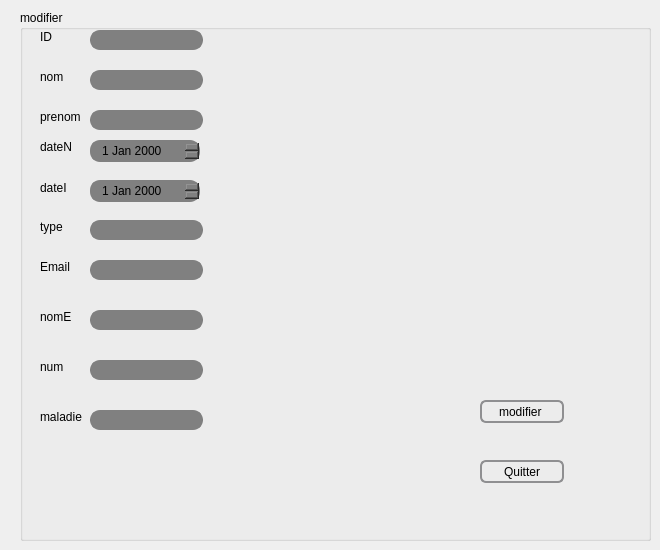
        <widget class="QWidget" name="tab_4">
         <attribute name="title">
          <string>modifier </string>
         </attribute>
         <widget class="QGroupBox" name="groupBox_2">
          <property name="geometry">
           <rect>
            <x>20</x>
            <y>10</y>
            <width>631</width>
            <height>531</height>
           </rect>
          </property>
          <property name="title">
           <string>modifier</string>
          </property>
          <widget class="QLabel" name="label_11">
           <property name="geometry">
            <rect>
             <x>20</x>
             <y>60</y>
             <width>47</width>
             <height>14</height>
            </rect>
           </property>
           <property name="styleSheet">
            <string notr="true">font: 25 8pt &quot;Footlight MT Light&quot;;</string>
           </property>
           <property name="text">
            <string>nom</string>
           </property>
          </widget>
          <widget class="QLabel" name="label_12">
           <property name="geometry">
            <rect>
             <x>20</x>
             <y>100</y>
             <width>47</width>
             <height>14</height>
            </rect>
           </property>
           <property name="styleSheet">
            <string notr="true">font: 25 8pt &quot;Footlight MT Light&quot;;</string>
           </property>
           <property name="text">
            <string>prenom</string>
           </property>
          </widget>
          <widget class="QLabel" name="label_13">
           <property name="geometry">
            <rect>
             <x>20</x>
             <y>130</y>
             <width>47</width>
             <height>14</height>
            </rect>
           </property>
           <property name="styleSheet">
            <string notr="true">font: 25 8pt &quot;Footlight MT Light&quot;;</string>
           </property>
           <property name="text">
            <string>dateN</string>
           </property>
          </widget>
          <widget class="QLabel" name="label_14">
           <property name="geometry">
            <rect>
             <x>20</x>
             <y>170</y>
             <width>41</width>
             <height>16</height>
            </rect>
           </property>
           <property name="styleSheet">
            <string notr="true">font: 25 8pt &quot;Footlight MT Light&quot;;</string>
           </property>
           <property name="text">
            <string>dateI</string>
           </property>
          </widget>
          <widget class="QLabel" name="label_15">
           <property name="geometry">
            <rect>
             <x>20</x>
             <y>210</y>
             <width>47</width>
             <height>14</height>
            </rect>
           </property>
           <property name="styleSheet">
            <string notr="true">font: 25 8pt &quot;Footlight MT Light&quot;;</string>
           </property>
           <property name="text">
            <string>type</string>
           </property>
          </widget>
          <widget class="QLabel" name="label_16">
           <property name="geometry">
            <rect>
             <x>20</x>
             <y>250</y>
             <width>47</width>
             <height>14</height>
            </rect>
           </property>
           <property name="styleSheet">
            <string notr="true">font: 25 8pt &quot;Footlight MT Light&quot;;</string>
           </property>
           <property name="text">
            <string>Email</string>
           </property>
          </widget>
          <widget class="QLabel" name="label_17">
           <property name="geometry">
            <rect>
             <x>20</x>
             <y>300</y>
             <width>47</width>
             <height>14</height>
            </rect>
           </property>
           <property name="styleSheet">
            <string notr="true">font: 25 8pt &quot;Footlight MT Light&quot;;</string>
           </property>
           <property name="text">
            <string>nomE</string>
           </property>
          </widget>
          <widget class="QLabel" name="label_18">
           <property name="geometry">
            <rect>
             <x>20</x>
             <y>350</y>
             <width>47</width>
             <height>14</height>
            </rect>
           </property>
           <property name="styleSheet">
            <string notr="true">font: 25 8pt &quot;Footlight MT Light&quot;;</string>
           </property>
           <property name="text">
            <string>num</string>
           </property>
          </widget>
          <widget class="QLabel" name="label_19">
           <property name="geometry">
            <rect>
             <x>20</x>
             <y>400</y>
             <width>47</width>
             <height>14</height>
            </rect>
           </property>
           <property name="styleSheet">
            <string notr="true">font: 25 8pt &quot;Footlight MT Light&quot;;</string>
           </property>
           <property name="text">
            <string>maladie</string>
           </property>
          </widget>
          <widget class="QLineEdit" name="NOM">
           <property name="geometry">
            <rect>
             <x>70</x>
             <y>60</y>
             <width>113</width>
             <height>20</height>
            </rect>
           </property>
           <property name="styleSheet">
            <string notr="true">QLineEdit {
    border: 2px solid gray;
    border-radius: 10px;
    padding: 0 8px;
    background: grey;
    selection-background-color: darkgray;
}
</string>
           </property>
          </widget>
          <widget class="QLineEdit" name="PRENOM">
           <property name="geometry">
            <rect>
             <x>70</x>
             <y>100</y>
             <width>113</width>
             <height>20</height>
            </rect>
           </property>
           <property name="styleSheet">
            <string notr="true">QLineEdit {
    border: 2px solid gray;
    border-radius: 10px;
    padding: 0 8px;
    background: grey;
    selection-background-color: darkgray;
}
</string>
           </property>
          </widget>
          <widget class="QLineEdit" name="TYPE">
           <property name="geometry">
            <rect>
             <x>70</x>
             <y>210</y>
             <width>113</width>
             <height>20</height>
            </rect>
           </property>
           <property name="styleSheet">
            <string notr="true">QLineEdit {
    border: 2px solid gray;
    border-radius: 10px;
    padding: 0 8px;
    background: grey;
    selection-background-color: darkgray;
}

</string>
           </property>
          </widget>
          <widget class="QLineEdit" name="email">
           <property name="geometry">
            <rect>
             <x>70</x>
             <y>250</y>
             <width>113</width>
             <height>20</height>
            </rect>
           </property>
           <property name="styleSheet">
            <string notr="true">QLineEdit {
    border: 2px solid gray;
    border-radius: 10px;
    padding: 0 8px;
    background: grey;
    selection-background-color: darkgray;
}

</string>
           </property>
          </widget>
          <widget class="QLineEdit" name="NOME">
           <property name="geometry">
            <rect>
             <x>70</x>
             <y>300</y>
             <width>113</width>
             <height>20</height>
            </rect>
           </property>
           <property name="styleSheet">
            <string notr="true">QLineEdit {
    border: 2px solid gray;
    border-radius: 10px;
    padding: 0 8px;
    background: grey;
    selection-background-color: darkgray;
}
</string>
           </property>
          </widget>
          <widget class="QLineEdit" name="NUM">
           <property name="geometry">
            <rect>
             <x>70</x>
             <y>350</y>
             <width>113</width>
             <height>20</height>
            </rect>
           </property>
           <property name="styleSheet">
            <string notr="true">QLineEdit {
    border: 2px solid gray;
    border-radius: 10px;
    padding: 0 8px;
    background: grey;
    selection-background-color: darkgray;
}

</string>
           </property>
          </widget>
          <widget class="QLineEdit" name="MALADIE">
           <property name="geometry">
            <rect>
             <x>70</x>
             <y>400</y>
             <width>113</width>
             <height>20</height>
            </rect>
           </property>
           <property name="styleSheet">
            <string notr="true">QLineEdit {
    border: 2px solid gray;
    border-radius: 10px;
    padding: 0 8px;
    background: grey;
    selection-background-color: darkgray;
}
</string>
           </property>
          </widget>
          <widget class="QDateEdit" name="DATEN">
           <property name="geometry">
            <rect>
             <x>70</x>
             <y>130</y>
             <width>110</width>
             <height>22</height>
            </rect>
           </property>
           <property name="styleSheet">
            <string notr="true">QDateEdit {
    border: 2px solid gray;
    border-radius: 10px;
    padding: 0 8px;
    background: grey;
    selection-background-color: darkgray;
}
</string>
           </property>
          </widget>
          <widget class="QDateEdit" name="DATEI">
           <property name="geometry">
            <rect>
             <x>70</x>
             <y>170</y>
             <width>110</width>
             <height>22</height>
            </rect>
           </property>
           <property name="styleSheet">
            <string notr="true">QDateEdit {
    border: 2px solid gray;
    border-radius: 10px;
    padding: 0 8px;
    background: grey;
    selection-background-color: darkgray;
}
</string>
           </property>
          </widget>
          <widget class="QPushButton" name="modifier">
           <property name="geometry">
            <rect>
             <x>460</x>
             <y>390</y>
             <width>84</width>
             <height>23</height>
            </rect>
           </property>
           <property name="styleSheet">
            <string notr="true">QPushButton {
    border: 2px solid #8f8f91;
    border-radius: 6px;
    background-color: qlineargradient(x1: 0, y1: 0, x2: 0, y2: 1,
                                      stop: 0 #f6f7fa, stop: 1 #dadbde);
    min-width: 80px;
}

QPushButton:pressed {
    background-color: qlineargradient(x1: 0, y1: 0, x2: 0, y2: 1,
                                      stop: 0 #dadbde, stop: 1 #f6f7fa);
}

QPushButton:flat {
    border: none; /* no border for a flat push button */
}

QPushButton:default {
    border-color: navy; /* make the default button prominent */
}
</string>
           </property>
           <property name="text">
            <string>modifier </string>
           </property>
           <property name="icon">
            <iconset resource="images.qrc">
             <normaloff>:/pics/modifier.png</normaloff>:/pics/modifier.png</iconset>
           </property>
          </widget>
          <widget class="QLabel" name="label_20">
           <property name="geometry">
            <rect>
             <x>20</x>
             <y>20</y>
             <width>47</width>
             <height>14</height>
            </rect>
           </property>
           <property name="styleSheet">
            <string notr="true">font: 25 8pt &quot;Footlight MT Light&quot;;</string>
           </property>
           <property name="text">
            <string>ID</string>
           </property>
          </widget>
          <widget class="QLineEdit" name="Id">
           <property name="geometry">
            <rect>
             <x>70</x>
             <y>20</y>
             <width>113</width>
             <height>20</height>
            </rect>
           </property>
           <property name="styleSheet">
            <string notr="true">QLineEdit {
    border: 2px solid gray;
    border-radius: 10px;
    padding: 0 8px;
    background: grey;
    selection-background-color: darkgray;
}


</string>
           </property>
          </widget>
          <widget class="QLabel" name="label_31">
           <property name="geometry">
            <rect>
             <x>250</x>
             <y>110</y>
             <width>221</width>
             <height>181</height>
            </rect>
           </property>
           <property name="styleSheet">
            <string notr="true">image: url(:/pics/planning.png);</string>
           </property>
           <property name="text">
            <string/>
           </property>
          </widget>
          <widget class="QPushButton" name="pushButton_8">
           <property name="geometry">
            <rect>
             <x>460</x>
             <y>450</y>
             <width>84</width>
             <height>23</height>
            </rect>
           </property>
           <property name="styleSheet">
            <string notr="true">QPushButton {
    border: 2px solid #8f8f91;
    border-radius: 6px;
    background-color: qlineargradient(x1: 0, y1: 0, x2: 0, y2: 1,
                                      stop: 0 #f6f7fa, stop: 1 #dadbde);
    min-width: 80px;
}

QPushButton:pressed {
    background-color: qlineargradient(x1: 0, y1: 0, x2: 0, y2: 1,
                                      stop: 0 #dadbde, stop: 1 #f6f7fa);
}

QPushButton:flat {
    border: none; /* no border for a flat push button */
}

QPushButton:default {
    border-color: navy; /* make the default button prominent */
}
</string>
           </property>
           <property name="text">
            <string>Quitter</string>
           </property>
           <property name="icon">
            <iconset resource="images.qrc">
             <normaloff>:/Downloads/quitter.png</normaloff>:/Downloads/quitter.png</iconset>
           </property>
          </widget>
         </widget>
        </widget>
